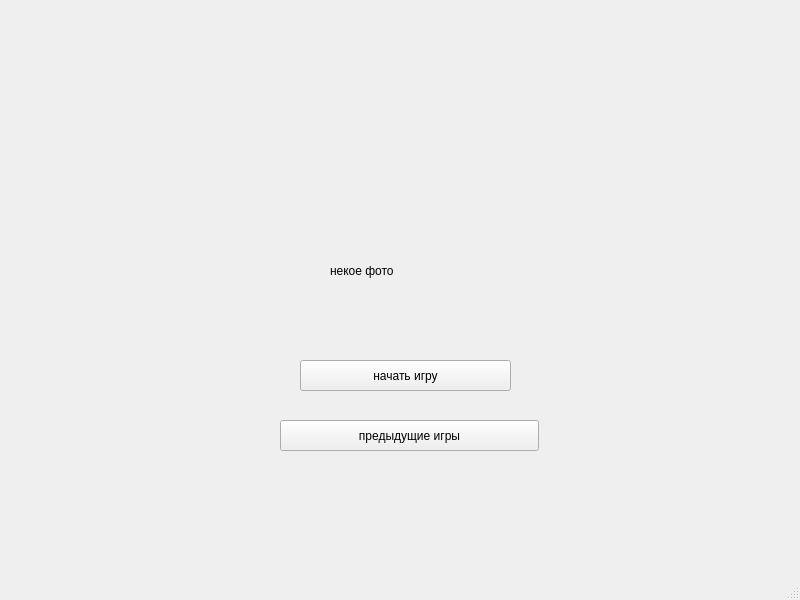
<?xml version="1.0" encoding="UTF-8"?>
<ui version="4.0">
 <class>MainWindow</class>
 <widget class="QMainWindow" name="MainWindow">
  <property name="geometry">
   <rect>
    <x>0</x>
    <y>0</y>
    <width>800</width>
    <height>600</height>
   </rect>
  </property>
  <property name="windowTitle">
   <string>MainWindow</string>
  </property>
  <widget class="QWidget" name="centralwidget">
   <widget class="QPushButton" name="pushButton">
    <property name="geometry">
     <rect>
      <x>300</x>
      <y>360</y>
      <width>211</width>
      <height>31</height>
     </rect>
    </property>
    <property name="text">
     <string>начать игру</string>
    </property>
   </widget>
   <widget class="QPushButton" name="pushButton_2">
    <property name="geometry">
     <rect>
      <x>280</x>
      <y>420</y>
      <width>259</width>
      <height>31</height>
     </rect>
    </property>
    <property name="text">
     <string>предыдущие игры</string>
    </property>
   </widget>
   <widget class="QLabel" name="label">
    <property name="geometry">
     <rect>
      <x>330</x>
      <y>200</y>
      <width>161</width>
      <height>141</height>
     </rect>
    </property>
    <property name="text">
     <string>некое фото</string>
    </property>
   </widget>
  </widget>
  <widget class="QMenuBar" name="menubar">
   <property name="geometry">
    <rect>
     <x>0</x>
     <y>0</y>
     <width>800</width>
     <height>18</height>
    </rect>
   </property>
  </widget>
  <widget class="QStatusBar" name="statusbar"/>
 </widget>
 <resources/>
 <connections/>
</ui>
